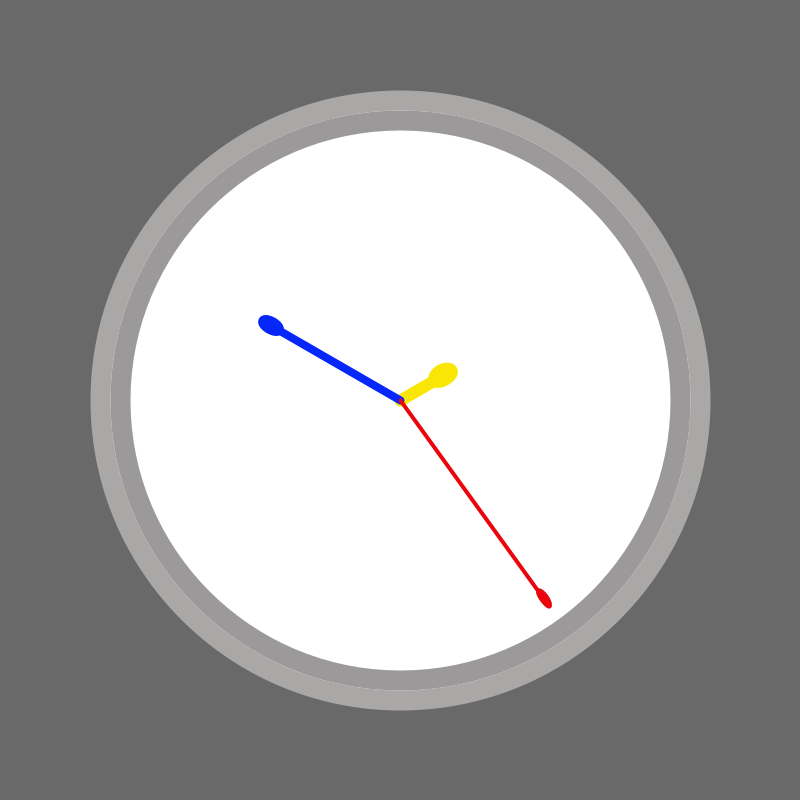
Frame 1 (no input)
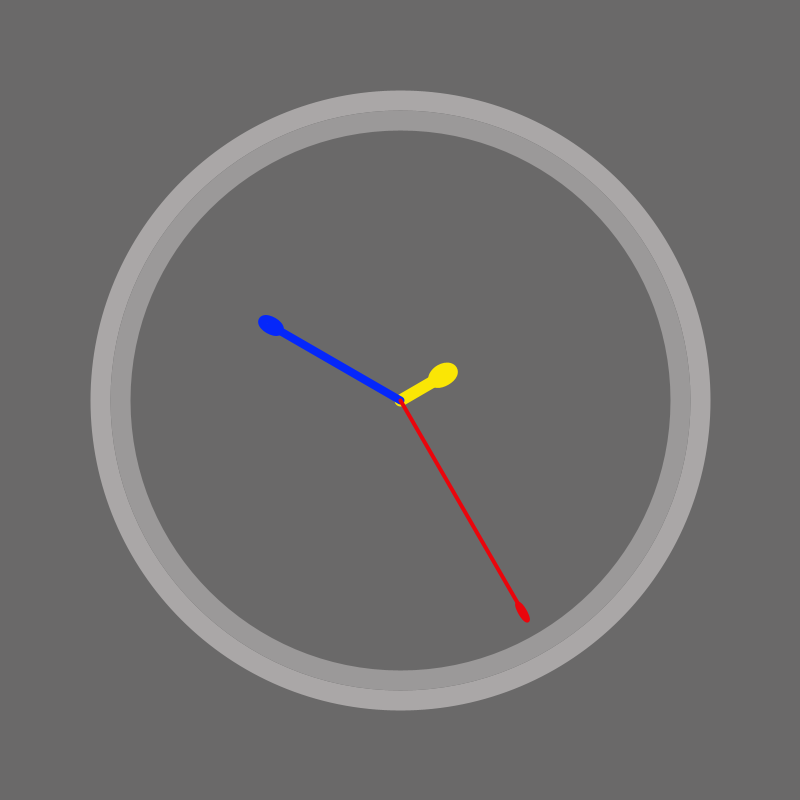
Frame 60 (the mouse pressed at the canvas centre just before this capture)
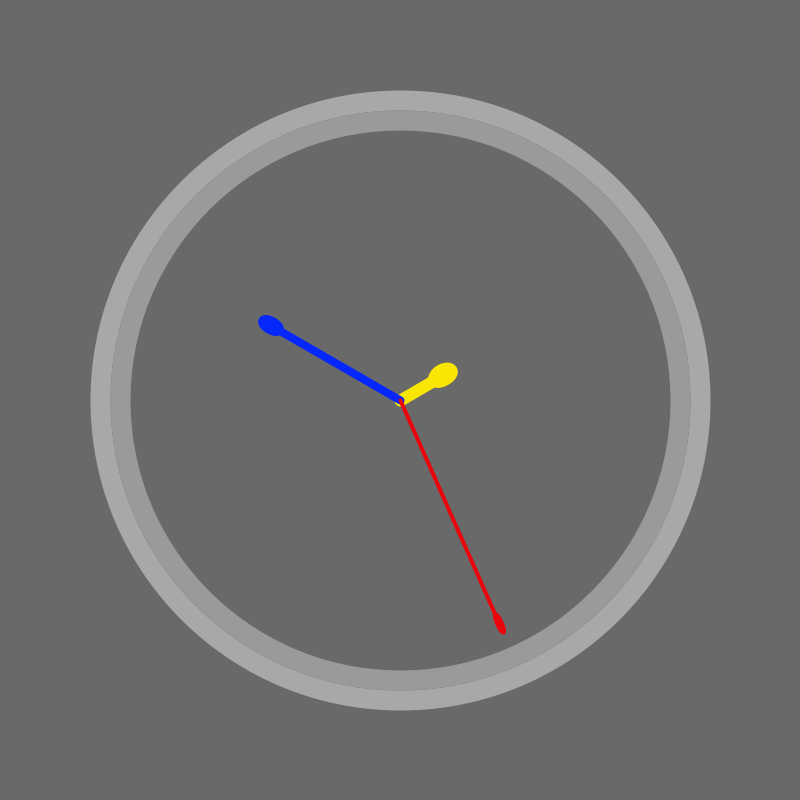
Frame 120 (the mouse held since frame 60 and released just before this capture)

The Processing sketch that drew these frames (run headless with seeded random() and noise(); from frame 60 on, the mouse is pressed at the canvas centre):

// Processing sketch: processing_45467
// ── processing_45467.pde

int hours;
int minutes;
int seconds;



void setup() {
  size(800, 800);
  colorMode(HSB, 100);
  background(#6A6969);
  smooth();
}

void draw() {

  hours = hour();
  minutes = minute();
  seconds = second();

  println(hours + " " + minutes + " " + seconds);

  if (hours > 12) {
    hours -= 12;
  }

  background(#6A6969);
  strokeWeight(20);
  stroke(#AAA7A7);
  ellipse(400,400,600,600);
  
  strokeWeight(20);
  stroke(#9B9999);
  ellipse(400,400,560,560);
  
 

  translate(400, 400);
  rotate(radians(90));
  noFill();

  strokeWeight(12);
  stroke(#FAE605);
  pushMatrix();

  rotate(radians(30 * hours));
  line(0, 0, -50, 0);
  ellipse(-50, 0, 20, 10);
  popMatrix();

  strokeWeight(8);
  stroke(#0527FA);
  pushMatrix();
  rotate(radians(6 * minutes));
  line(0, 0, -150, 0);
  ellipse(-149, 0, 20, 10);
  popMatrix();
  
  strokeWeight(4);
  stroke(#EA050C);
  pushMatrix();
  rotate(radians(6 * seconds));
  line(0,0, -250,0);
  ellipse(-245,0,20,5);
  popMatrix();
}
